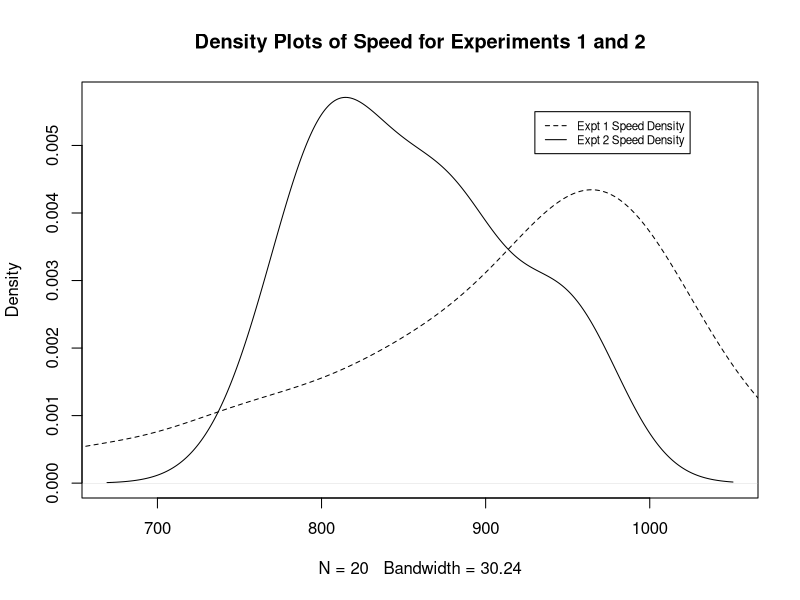
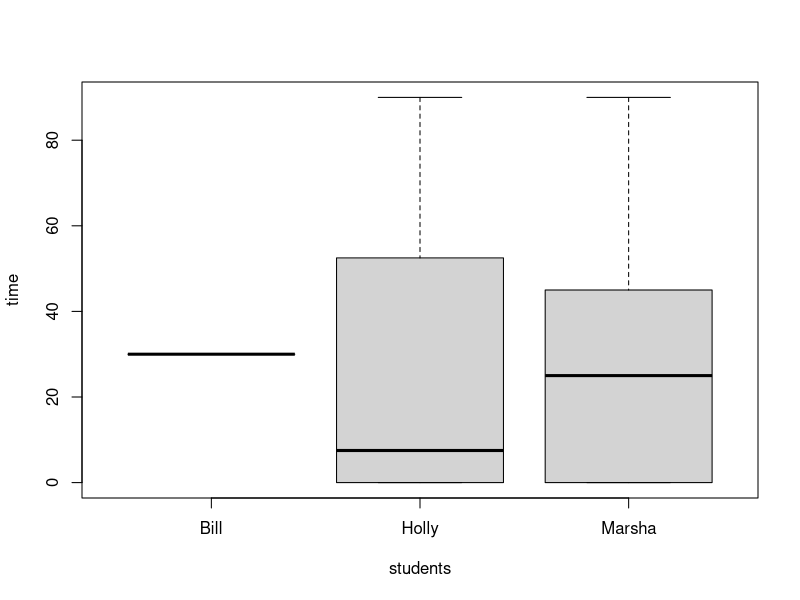
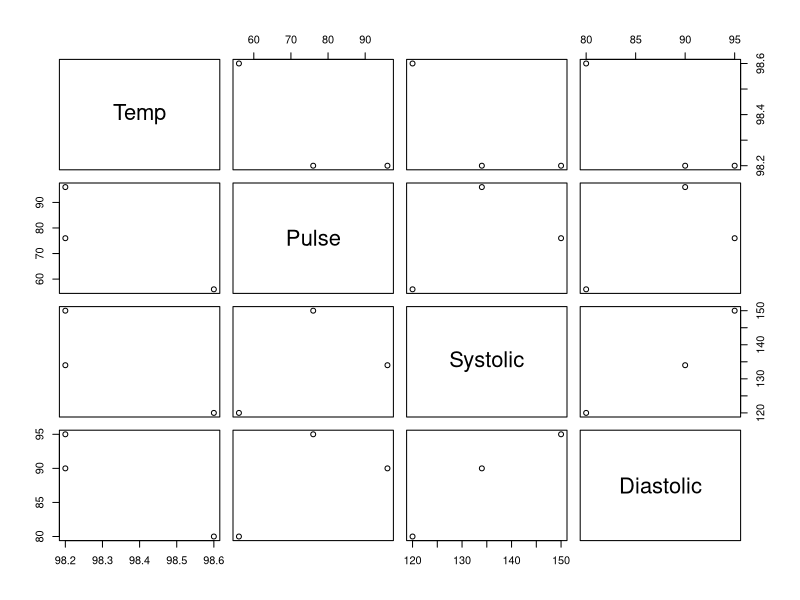
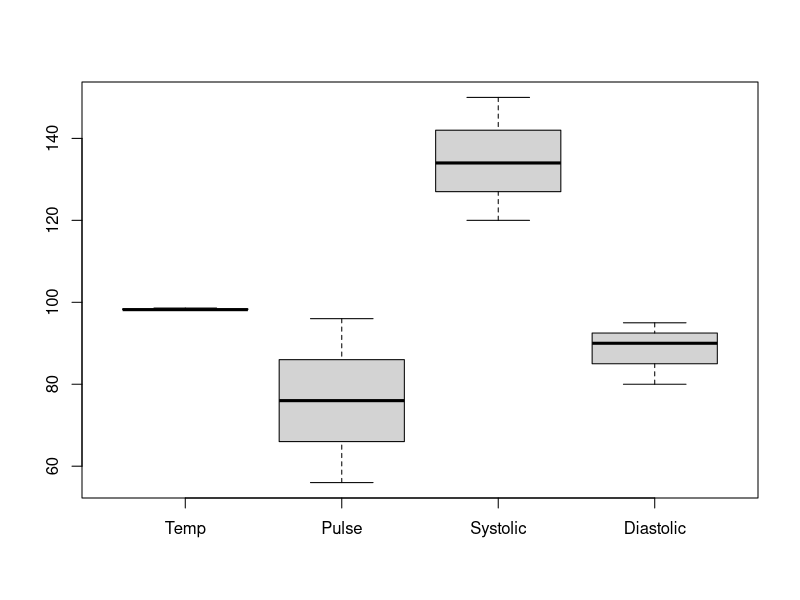

The R script that drew these images, in order:
## ---- chunk 1
# Importing required libraries
library(MASS)
## ---- chunk 2
# Using subset() to fulter dataset by experiment value (1 and 2)
expt1 = subset(michelson, Expt == 1)
expt2 = subset(michelson, Expt == 2)

# plot(density()) will plot the density plots of speeds for each experiment
plot(density(expt2$Speed), lty = 1, main = "Density Plots of Speed for Experiments 1 and 2")
lines(density(expt1$Speed), lty = 2)
# Legend necessary to distinguish between which line represents which experiment
legend(930, 0.0055, legend=c("Expt 1 Speed Density", "Expt 2 Speed Density"),, lty=2:1, cex=0.7)
## ---- chunk 3
# This list contains a vector of completion times and the students with the number of completions "belonging" to them. This was created using the rep() function with the times parameter
hw_time = list(time = c(25, 0, 45, 90, 0, 30, 30, 30, 30, 15, 0, 90, 0),
          students = rep(c("Marsha", "Bill", "Holly"),
                       times = c(5,4,4)))
# completion_time ~ student made use of the formula interface in boxplot() because it shows a response ~ predictor relationship between the two
boxplot(time ~ students, data = hw_time)
## ---- chunk 4
# This creates the dataframe with each variable and its values.
nursing = data.frame (Temp  = c(98.2,98.6,98.2),
                  Pulse = c(96,56,76),
                  Systolic = c(134,120,150),
                  Diastolic = c(90,80,95))
# This is not necessary to complete the problem, but to replicate the data provided above, the observations were named using rownames() as well.
rownames(nursing) <- c("Jackie", "Florence", "Mildred")

# Plots provided are not the same
plot(nursing)
boxplot(nursing)
## ---- chunk 5
# This can be done by passing in a list with the supp and dose variables as the f (factor) parameter.
split(ToothGrowth$len, f = list(ToothGrowth$supp, ToothGrowth$dose))
